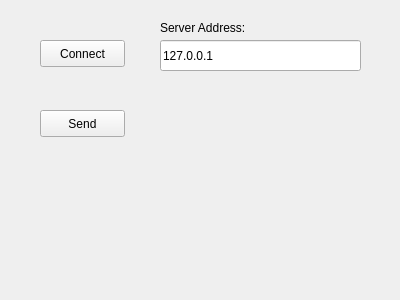
<?xml version="1.0" encoding="UTF-8"?>
<ui version="4.0">
 <class>ImageClient</class>
 <widget class="QWidget" name="ImageClient">
  <property name="geometry">
   <rect>
    <x>0</x>
    <y>0</y>
    <width>400</width>
    <height>300</height>
   </rect>
  </property>
  <property name="windowTitle">
   <string>ImageClient</string>
  </property>
  <widget class="QPushButton" name="pushButton">
   <property name="geometry">
    <rect>
     <x>40</x>
     <y>40</y>
     <width>85</width>
     <height>27</height>
    </rect>
   </property>
   <property name="text">
    <string>Connect</string>
   </property>
  </widget>
  <widget class="QPushButton" name="pushButton_2">
   <property name="geometry">
    <rect>
     <x>40</x>
     <y>110</y>
     <width>85</width>
     <height>27</height>
    </rect>
   </property>
   <property name="text">
    <string>Send</string>
   </property>
  </widget>
  <widget class="QLineEdit" name="lineEdit">
   <property name="geometry">
    <rect>
     <x>160</x>
     <y>40</y>
     <width>201</width>
     <height>31</height>
    </rect>
   </property>
   <property name="text">
    <string>127.0.0.1</string>
   </property>
  </widget>
  <widget class="QLabel" name="label">
   <property name="geometry">
    <rect>
     <x>160</x>
     <y>20</y>
     <width>101</width>
     <height>16</height>
    </rect>
   </property>
   <property name="text">
    <string>Server Address:</string>
   </property>
  </widget>
 </widget>
 <layoutdefault spacing="6" margin="11"/>
 <resources/>
 <connections/>
</ui>
